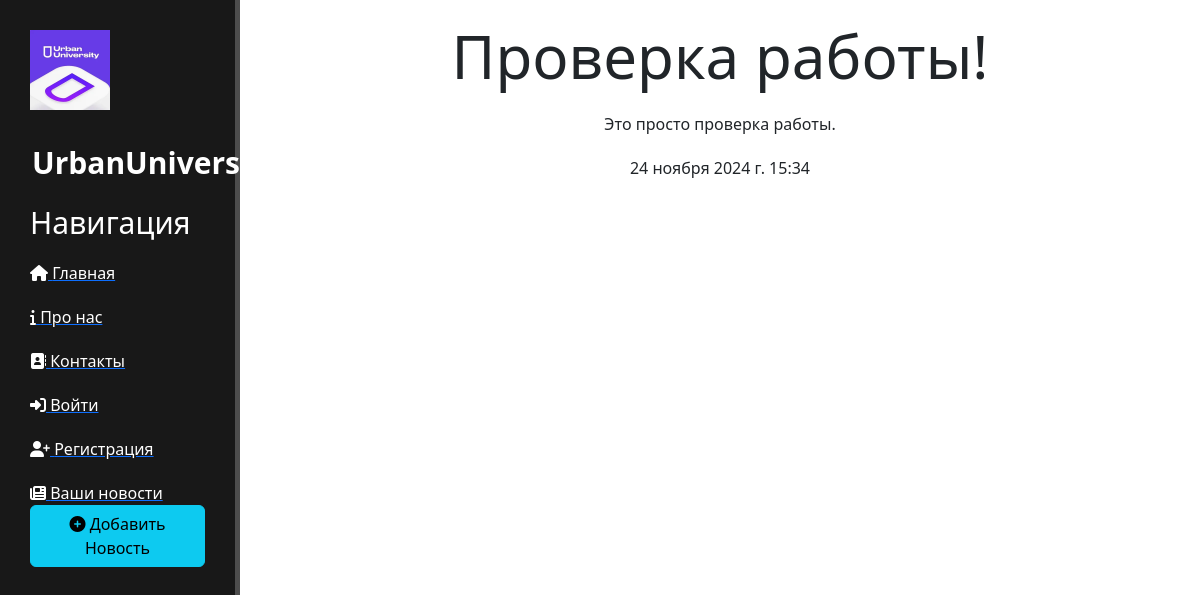
Screenshot of /news/1 with the database file from the repository.
### news/models.py (models this page shows, shortened)
class Articles(models.Model):
    title = models.CharField('Название', max_length=50)
    anons = models.CharField('Анонс', max_length=250)
    full_text = models.TextField('Статья')
    date = models.DateTimeField('Дата публикации')
    class Meta:
        verbose_name = 'Новость'
        verbose_name_plural = 'Новости'

### news/views.py (the view)
# urls.py: path('<int:pk>', views.NewsDetailView.as_view(), name='news-detail'),
class NewsDetailView(DetailView):
    model = Articles
    template_name = 'details_view.html'
    context_object_name = 'article'

### templates/details_view.html (shortened to what this page needs)
{% extends 'base.html' %}
{% block content %}
    <div class="features">
        <h1>{{ article.title }}</h1>
        <p>{{ article.full_text }}</p>
        <p>{{ article.date }}</p>
    </div>
{% endblock %}

### main/static/main/css/main.css (style rules this page uses)
body { margin: 0; display: flex; min-height: 100vh; background: white; }
main .features { margin: auto; text-align: center; width: 75%; }
main .features h1 { font-size: 60px; }
main .features p { text-align: center; max-width: 400px; margin: 20px auto; }

### rows the page displays
Articles: title "Проверка работы!", full_text "Это просто проверка работы.", date "24 ноября 2024 г. 15:34"
